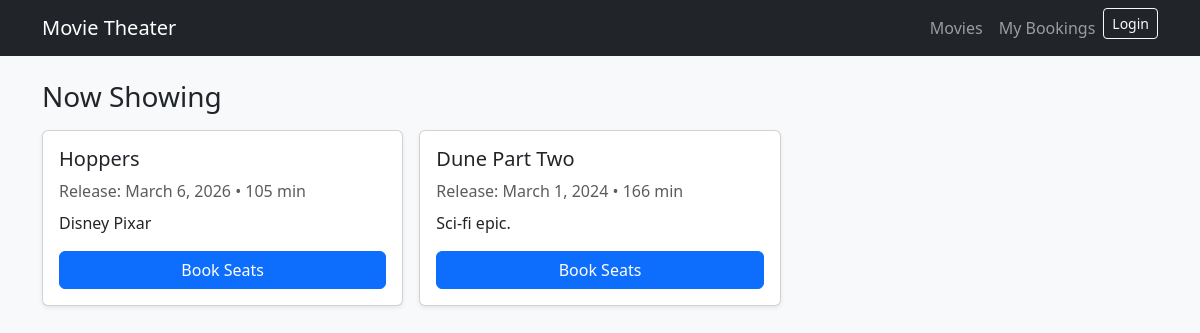
/, run on an earlier commit of the app's database.
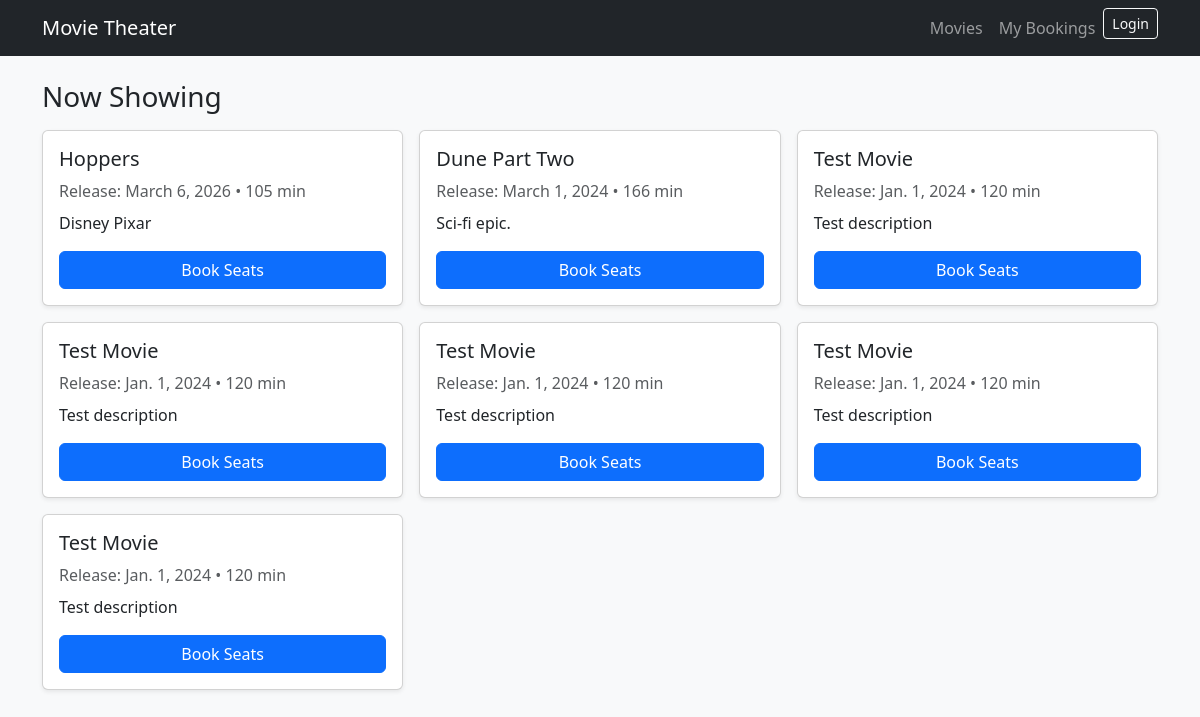
And on a later commit of the database.
### bookings/models.py (models this page shows, shortened)
class Movie(models.Model):
    title = models.CharField(max_length=255) #the title, max 255 char
    description = models.TextField() #the description
    release_date = models.DateField() #the release date
    duration = models.IntegerField(help_text="Duration in minutes") #and the duration

### bookings/views.py (the view)
# urls.py: path("", views.movie_list_page, name="movie_list"),
def movie_list_page(request):
    movies = Movie.objects.all().order_by("-release_date")
    return render(request, "bookings/movie_list.html", {"movies": movies})

### bookings/templates/bookings/movie_list.html (shortened to what this page needs)
{% extends "bookings/base.html" %}
{% block content %}
  <div class="d-flex justify-content-between align-items-center mb-3">
    <h1 class="h3 mb-0">Now Showing</h1>
  </div>
  {% if movies %}
    <div class="row g-3">
      {% for movie in movies %}
        <div class="col-12 col-md-6 col-lg-4">
          <div class="card shadow-sm h-100">
            <div class="card-body d-flex flex-column">
              <h5 class="card-title">{{ movie.title }}</h5>
              <p class="card-text text-muted mb-2">
                Release: {{ movie.release_date }} • {{ movie.duration }} min
              </p>
              <p class="card-text">{{ movie.description|truncatechars:120 }}</p>
              <div class="mt-auto">
                <a class="btn btn-primary w-100" href="{% url 'seat_booking' movie.id %}">
                  Book Seats
                </a>
              </div>
            </div>
          </div>
        </div>
      {% endfor %}
    </div>
  {% else %}
    <div class="alert alert-info">
      No movies yet. Add one via the admin or API.
    </div>
  {% endif %}
{% endblock %}

What changed in the data, as far as the page shows it:
added Movie: title "Test Movie", release_date "Jan. 1, 2024", duration "120", description "Test description"
added Movie: title "Test Movie", release_date "Jan. 1, 2024", duration "120", description "Test description"
added Movie: title "Test Movie", release_date "Jan. 1, 2024", duration "120", description "Test description"
added Movie: title "Test Movie", release_date "Jan. 1, 2024", duration "120", description "Test description"
added Movie: title "Test Movie", release_date "Jan. 1, 2024", duration "120", description "Test description"
